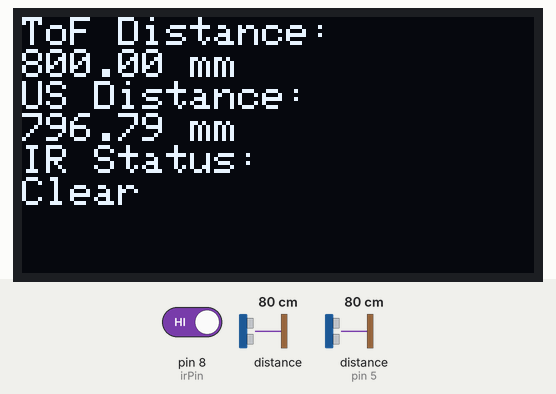
Recording of a sketch running on a simulated Arduino Uno, built with avr-gcc and run on an emulated ATmega328P. Parts: 128×64 one-colour display. Wiring (inferred from the names in the program): ultrasonic range finder: trigger pin 4; echo pin 5. Inputs (shaded band) come from the test bench; at power-on: distance to the obstacle (sensor on pin 5) 80 cm, distance to the obstacle 80 cm, pin 8 (irPin) HIGH. The echo pulse lasts 58.3 µs per cm; what the sketch prints to the serial monitor is not drawn.

Above: at 1.2 s.
1.3 s: distance to the obstacle (sensor on pin 5) set to 2 cm
At 2.2 s:
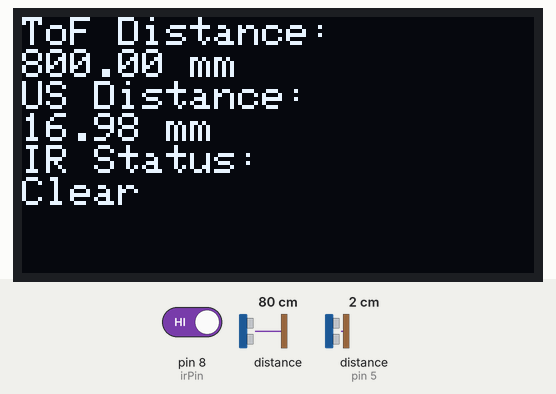
4.3 s: distance to the obstacle (sensor 0) set to 2 cm
At 5.0 s:
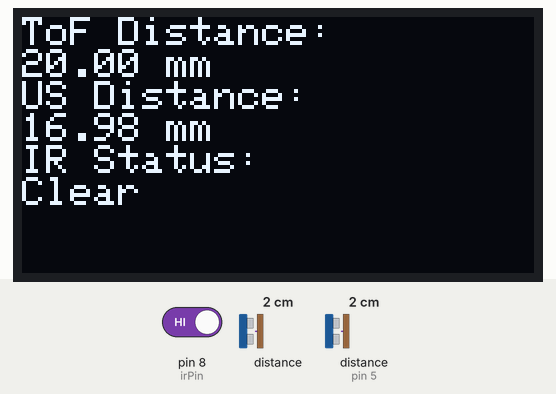
7.3 s: distance to the obstacle (sensor 0) set to 18 cm
At 10.25 s:
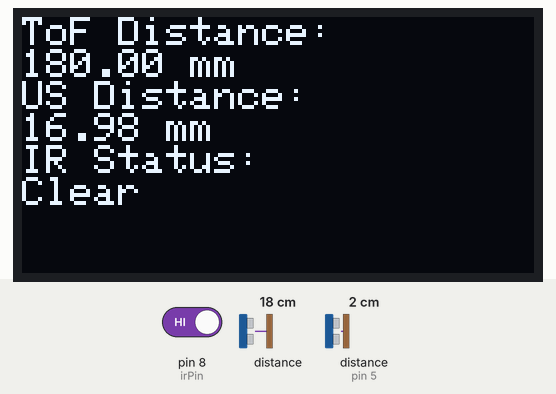
10.3 s: pin 8 (irPin) driven LOW
At 10.41 s:
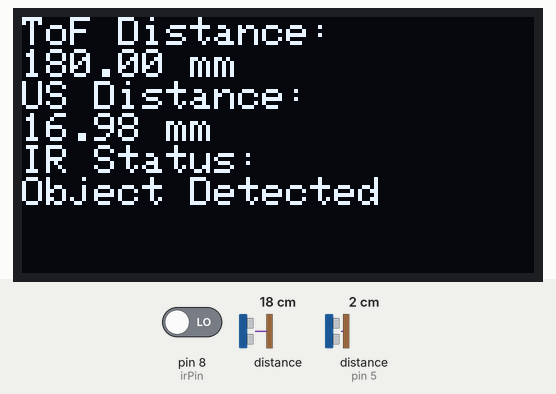
12.1 s: distance to the obstacle (sensor on pin 5) set to 18 cm
At 13.7 s:
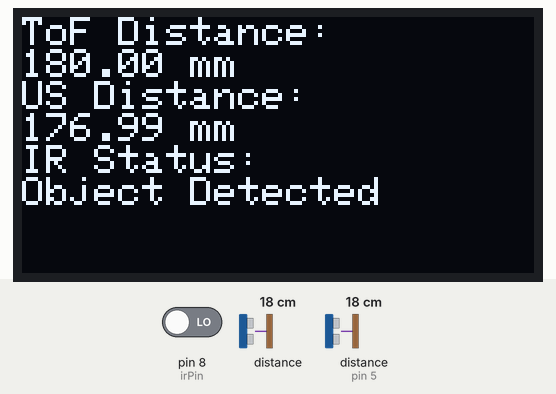
15.1 s: distance to the obstacle (sensor 0) set to 250 cm
At 15.4 s:
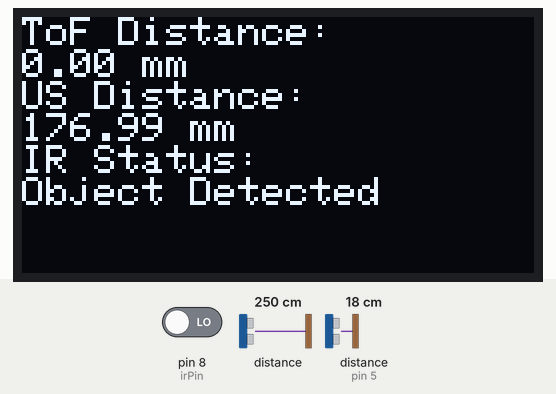
Timing chart, 0 to 18.1 s (numbered marks = the images above; inputs shaded):
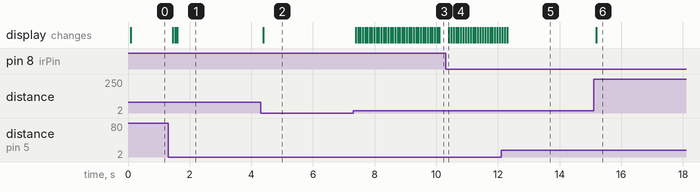

The sketch:

Test_3.ino
```cpp
/*
  This program tests the Adafruit VL53L0X Time of Flight Distance Sensor.
  It initializes the sensor, reads a distance measurement, and prints the
  distance in millimeters to the serial monitor.
  Note: The VL53L0X can handle about 50 - 1200 mm of range distance.

  Board: (Originally wrote for a Arduino Uno R4 (or R3), changed to a Nano for the remainder of this experiment)
  Component: Time of Flight Distance Sensor (GY-530 base on VL53L0X)
  Library: https://github.com/adafruit/Adafruit_VL53L0X  (Adafruit_VL53L0X by Adafruit)


  Update 1: Got the ToF Sensor functioning, had to solder the board
  Update 2: Got the ToF Sensor dialed in

*/

#include <Wire.h>
#include <SSD1306Ascii.h>
#include <SSD1306AsciiWire.h>
#include <Adafruit_VL53L0X.h>

//OLED SETTINGS

#define I2C_ADDRESS 0x3C

SSD1306AsciiWire display;

//Global Variables

const int trigPin = 4; //Ultrasonic Pulse Trigger Pin
const int echoPin = 5; //Ultrasonic Pulse Echo Pin
const int irPin = 8; // IR Sensor Pin

int irState; // Indicates the sensor being triggered or not

float distanceUS, distanceToF, duration, distCorrect;

//Create an object of the Adafruit_VL53L0X class
Adafruit_VL53L0X lox = Adafruit_VL53L0X();

void setup() {
  Serial.begin(115200);

  pinMode(trigPin, OUTPUT);
  pinMode(echoPin, INPUT);
  pinMode(irPin, INPUT);

  Wire.begin();
  display.begin(&Adafruit128x64, I2C_ADDRESS);
  display.setFont(Adafruit5x7);
  display.clear();
  display.println("Initial Boot");

  // wait until serial port opens for native USB devices
  while (!Serial) {
    delay(1);
  }

  //Initialize the sensor
  Serial.println("Adafruit VL53L0X test");
  if (!lox.begin()) {
    Serial.println(F("Failed to boot VL53L0X"));
    while (1)  //Stop the program if the sensor cannot be initialized
      ;
  }

  Serial.println(F("VL53L0X API Simple Ranging example\n\n"));

  Serial.print(F("Time in Milliseconds"));
  Serial.print(F(" , "));
  Serial.println(F("Distance"));

}


void loop() {


  //US Related

  digitalWrite(trigPin, LOW);
  delayMicroseconds(2); // Short to allow sensor stabilization

  digitalWrite(trigPin, HIGH);
  delayMicroseconds(10); // Pulse Duration
  digitalWrite(trigPin, LOW);

  duration = pulseIn(echoPin, HIGH); // Read the duration of the echo pulse (in microseconds)

  distanceUS = 10 * (duration * 0.0343) / 2;

  irState = digitalRead(irPin);

  distCorrect = 11.55; // This is a magic number taken from the CoolTerm work, where the average difference was 11.55mm. Once smoothed byt this ammount, the results were shockily close to each other.0

  //ToF Sensor Related

  VL53L0X_RangingMeasurementData_t measure;

  Serial.print(millis());
  Serial.print(" , ");
  lox.rangingTest(&measure, false);  // pass in 'true' to get debug data printout!

  if (measure.RangeStatus != 4) {  // phase failures have incorrect data
    Serial.print(F("Distance (mm): "));
    // distanceToF = measure.RangeMilliMeter - distCorrect; Tried initially but I believe it messed with some of the internal calibrations to these sensors
    distanceToF = measure.RangeMilliMeter;
    Serial.println(distanceToF);
  } else {
    Serial.println(F(" out of range "));
    distanceToF = 0 ; // This should unlock the hung stage of the TOF sensor when the object is removed. If it shows 0 it simply does not detect and object at that time.
  }
    Serial.print(F(" , "));
    Serial.println(distanceUS);

  delay(5); // to make debugging easier

  //OLED Output

  display.clear(); // Clears the screen directly
  display.setCursor(0, 0); // Back to top left

  display.println("ToF Distance: ");
  display.print(distanceToF);
  display.println(" mm");

  display.println("US Distance: ");
  display.print(distanceUS);
  display.println(" mm");

  display.println("IR Status: ");
    if (irState == LOW){
      display.println("Object Detected"); // Low behavior is a returned signal
    } else {
        display.println("Clear");
    }


  // Removed display.display();

}
```

Measured:
- after the input at 1.3 s, the display: first changes after 0.15 s (image 1 shows a later state)
- after the input at 4.3 s, the display: changes after 0.09 s (image 2)
- after the input at 10.3 s, the display: changes after 0.10 s (image 4)
- after the input at 15.1 s, the display: changes after 0.08 s (image 6)
